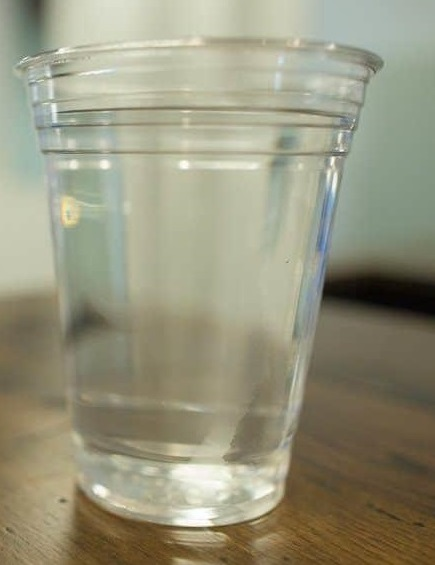
//> input picture bdd/7.jpg, 435 x 565 px
$ ./Source   (built with g++ and OpenCV 4)
//> lines starting //> are read from the running program, lines starting //| are printed output that depends on the picture; after the words box and inside, x2 and y2 are one past the last pixel; in counts of white or black regions, pixels touching at a corner belong together

#include <opencv2/imgcodecs.hpp>
#include <opencv2/highgui.hpp>
#include <opencv2/core/core.hpp>
#include <opencv2/imgproc/imgproc.hpp>
#include <opencv2/core/types.hpp>
#include <iostream>
using namespace std;
using namespace cv;


/*************************affichage*******************************/
void afficher_image(Mat image, string nom) {
	imshow(nom, image);
}
/************************binarisation******************************/
/*Fonction qui permet de faire un binarisation d'image grace a opencv*/
Mat binarisationCV(Mat& img) {
	Mat image_f;
	adaptiveThreshold(img, image_f, 255, ADAPTIVE_THRESH_GAUSSIAN_C, THRESH_BINARY_INV, 5, 2);
	return image_f;
}
/***********************filtre de lissage***********************/
/*filtre gaussien de taille 5*5*/
Mat GaussianFilter(Mat& image) {
	// flouter l'image avec le filtre gaussien ( kernel size = 3 )
	GaussianBlur(image, image, Size(5, 5), 0, 0, BORDER_DEFAULT);

	return image;
}
/*filtre moyenneur */
Mat MoyenneurFilter(Mat& image) {
	Mat image_f;
	// flouter l'image avec le filtre moyenneur ( kernel size = 3 )
	blur(image, image_f, Size(3, 3));
	return image_f;
}

/*filtre floutage avec addition*/
Mat flouterAvecAddition(Mat& image) {
	// flouter avce la somme de l'image pricipale avec un poid de 1.5 et l'image gaussienne avec -0.5 et un gama de 0.0
	Mat image_f, gaussien;
	gaussien = GaussianFilter(image);
	double image1Weight = 1.5, image2Weight = -0.5, gama=0.0;
	addWeighted(image , image1Weight , gaussien, image2Weight, gama, image_f);
	return image_f;
}

/*fonction qui permet de detecter les lignes avec la transformer de hough*/
vector<Vec4i> ligneHough(Mat& image) {
	double rho = 1.0, theta = CV_PI/180 , min_line_length = 120, max_line_gap=40;
	int threshold = 10;
	vector<Vec4i> lines;
	HoughLinesP(image, lines, rho, theta, threshold, min_line_length, max_line_gap);
	return lines;
}


// affichage des lignes sur l'image
void afficherImageAvecLigne(Mat image, vector<Vec4i> lines,string nom) {
	Mat color_dst;
	cvtColor(image, color_dst, COLOR_GRAY2BGR);
	for (size_t i = 0; i < lines.size(); i++)
	{
		line(color_dst, Point(lines[i][0], lines[i][1]),
		Point(lines[i][2], lines[i][3]), Scalar(0, 0, 255), 3, 8);
	}

	afficher_image(color_dst,nom);
}

//garder que les lignes horizontaux
vector<Vec4i> horizontalLines(vector<Vec4i>& lignes, int degree_max=0) {
	vector<Vec4i> lignesH;
	Vec4i vec;
	double degree;
	int a, b;
	for (size_t i = 0; i < lignes.size(); i++)
	{

		a = abs(lignes[i][1] - lignes[i][3]);
		b = abs(lignes[i][0] - lignes[i][2]);
		degree = 0;
		if (a == 0) {
			degree = 0;
		}
		if (b==0) {
			degree = 180;
		}
		else {
			degree = atan(a / b) * 180 / CV_PI;
		}
		if (degree<=degree_max) {
			  lignesH.push_back(Vec4i(lignes[i][0], lignes[i][1], lignes[i][2], lignes[i][3]));
		}


	}
	return lignesH;
}
//x1 minimum dans les lignes
int min_x(vector<Vec4i>& lignes) {
	int minimum = lignes[0][0];
	for (size_t i = 0; i < lignes.size(); i++)
	{
		if (minimum > lignes[i][0]) {
			minimum = lignes[i][0];
		}
	}
	return minimum;
}
//y1 minimum dans les lignes
int min_y(vector<Vec4i>& lignes) {
	int minimum = lignes[0][1];
	for (size_t i = 0; i < lignes.size(); i++)
	{
		if (minimum > lignes[i][1]) {
			minimum = lignes[i][1];
		}
	}
	return minimum;
}

// x2 maximum dans les lignes
int max_x(vector<Vec4i>& lignes) {
	int maximum = lignes[0][2];
	for (size_t i = 0; i < lignes.size(); i++)
	{
		if (maximum < lignes[i][2]) {
			maximum = lignes[i][2];
		}
	}
	return maximum;
}
// y2 maximum dans les lignes
int max_y(vector<Vec4i>& lignes) {
	int maximum = lignes[0][3];
	for (size_t i = 0; i < lignes.size(); i++)
	{
		if (maximum < lignes[i][3]) {
			maximum = lignes[i][3];
		}
	}
	return maximum;
}
bool checkVelueVI(vector<int> vecteur, int value) {
	for (vector<int>::iterator i = vecteur.begin(); i != vecteur.end();i++) {
		if (value == *i) {
			return true;
		}
	}
	return false;
}


//regrouper ligne et retourner une liste de lignes horizontaux qui regroupe tout les lignes
vector<Vec4i> regrouperLignes(vector<Vec4i> lignes,  int seuil) {

	vector<Vec4i> lignes1, lignesF;
	vector<vector<int>> new_ligne_dic;
	vector<int> visiter;
	double dist;
	int l = 0,minx,maxx,miny,maxy,moyy;
	//reegroupement de tout les lignes avec une distance de seuille entre elles
	for (size_t i = 0; i < lignes.size() - 1; i++)
	{
		if (checkVelueVI(visiter, i)) {
			continue;
		}
		else {

			seuil *= 0.9;
			new_ligne_dic.push_back(vector<int>());
			visiter.push_back(i);

			for (size_t j = i + 1; j < lignes.size(); j++) {
				dist = abs(lignes[i][1] - lignes[j][1]);
				if (dist< seuil) {
					new_ligne_dic.at(l).push_back(j);
					visiter.push_back(j);
				}
			}
			l++;
		}
	}

	//regroupement de toutes les lignes avec une distance seuille, nous les transformant a une seul lignes en prenant le min et le max de x, ensuite la moyenne de maxy miny pour etre au milieu
	for (size_t i = 0; i < new_ligne_dic.size(); i++)
	{
		for (size_t j = 0; j < new_ligne_dic.at(i).size(); j++)
		{
			lignes1.push_back(lignes.at(new_ligne_dic.at(i).at(j)));
		}
		minx = min_x(lignes1);
		maxx = max_x(lignes1);
		miny = min_y(lignes1);
		maxy = max_y(lignes1);
		moyy = int( miny+(maxy-miny)/2);
		lignesF.push_back(Vec4i(minx, moyy,maxx,moyy));
		lignes1.clear();
	}
	return lignesF;
}


//detection de la ligne la qui contient le y minimum et supperieur a 60 (20 pourcent )
Vec4i niveauEau(vector<Vec4i>& lignes) {
	Vec4i niveauE;
	//prendre que les lignes a partir de 20 pourcent de notre verre
	int pourcentageVideHaut = 60;
	int minimum = 450;

	for (size_t i = 0; i < lignes.size(); i++)
	{

		if (minimum > lignes[i][1] && minimum >= pourcentageVideHaut && lignes[i][1]>= pourcentageVideHaut) {
			minimum = lignes[i][1];
			niveauE = lignes.at(i);
		}
	}
	return niveauE;
}
// detection de la ligne qui contiant le y maximum
Vec4i BasVerre(vector<Vec4i>& lignes) {
	Vec4i niveauV;
	int maximum = 0;
	for (size_t i = 0; i < lignes.size(); i++)
	{
		if (maximum < lignes[i][1]) {
			maximum = lignes[i][1];
			niveauV = lignes.at(i);
		}
	}
	return niveauV;
}
// on pose que 15 pourcent du verre d'en haut est vide et on selectionne la premiere ligne apres les 15 pourcent qui est le niveau d'eau et la derniere ligne qui est le bas du verre
vector<Vec4i> trierLignes(vector<Vec4i> lignes) {
	Vec4i niveau_Eau = niveauEau(lignes); //detection du niveau d'eau
	Vec4i niveau_Bas_Verre = BasVerre(lignes);//detection du bas du verre
	vector<Vec4i> resultFinal;
	resultFinal.push_back(niveau_Eau);
	resultFinal.push_back(niveau_Bas_Verre);
	return resultFinal;
}
// remplir l'interface de l'eau avec une couleur bleur
Mat remplirSurface(Mat& image, vector<Vec4i> vecteur) {

	Mat imageF;
	cvtColor(image, imageF, COLOR_GRAY2BGR);
	Rect rec = Rect(vecteur[0][0], vecteur[0][1], vecteur[0][2], vecteur[1][3]);
	cout << vecteur.at(0)<< endl<<vecteur.at(1);
	//dessiner le rectangle
	rectangle(imageF,rec, Scalar(255, 0, 0), 3,8 ,0);
	int index = vecteur[0][1];
	while (index <= vecteur[1][3])
	{
		//remplir le rectangle
		line(imageF, Point(vecteur[0][0], index), Point(vecteur[0][2], index), Scalar(255, 0, 0), 2, 8, 0);
		index+=10;
	}
	return imageF;
}
int main()
{
	/****************variables**************/
	Mat image1, LoadedImage, gray, gaussien, moyenneur, bin, somme , avecRec;
	vector<Vec4i> lines,lignesH, ligneHRegroupe, ligneFinal;

	/*******************Etape1*********************/
	//charger l'image et la mettre en gris directement
	image1 = cv::imread("C:/Users/younes/Desktop/projetImage/7.jpg", IMREAD_COLOR);
//> image1 is the input picture: 565 rows x 435 cols, CV_8UC3; mean B, G, R 125.8, 148.9, 150.9
	//afficher_image(image1, "originale");
	//redimensionner l'image en 300*450
	resize(image1, LoadedImage, Size(300, 450));
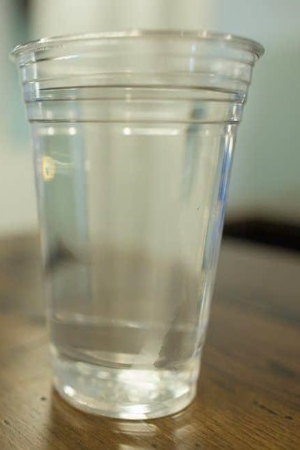
//> LoadedImage: 450 rows x 300 cols, CV_8UC3; mean B, G, R 125.7, 148.8, 150.8
	afficher_image(LoadedImage, "originale");
	//transformation en gris
	cvtColor(LoadedImage,gray, COLOR_BGR2GRAY);
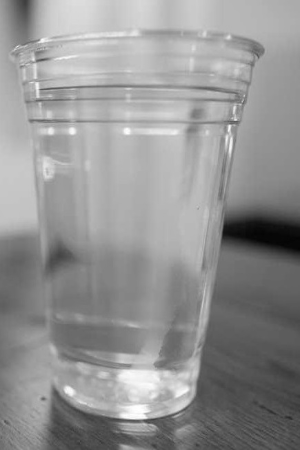
//> gray: 450 rows x 300 cols, CV_8UC1; min 3, max 255, mean 146.8
	//appliquer la somme entre l'image et son filtre gaussien
	somme = flouterAvecAddition(gray);
	//appliquer un filtre moyenneur
	moyenneur = MoyenneurFilter(somme);
	//reapliquer le filtre gaussien
	gaussien = GaussianFilter(moyenneur);
	//binarisation de l'image
	bin = binarisationCV(gaussien);
//> in binarisationCV, `adaptiveThreshold(img, image_f, 255, ADAPTIVE_THRESH_GAUSSIAN_C, THRES..`:
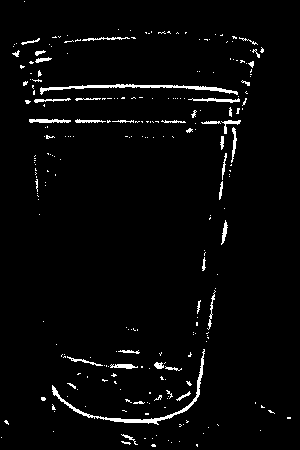
//> image_f: 450 rows x 300 cols, CV_8UC1; 3% white in thin lines or dots

	/*******************Etape2*********************/
	//appliquer la transformer de hough sur l'image afin d'extraire les lignes
	lines=ligneHough(bin);
//> in ligneHough, `HoughLinesP(image, lines, rho, theta, threshold, min_line_length, max_..`: lines = 11 lines (x1, y1, x2, y2), first 8: [29, 120, 237, 124], [82, 85, 216, 87], [219, 199, 239, 37], [229, 176, 255, 42], [195, 401, 226, 222], [54, 411, 180, 426], [23, 85, 225, 89], [63, 357, 202, 372]
//> lines = 11 items, first 8: [29, 120, 237, 124], [82, 85, 216, 87], [219, 199, 239, 37], [229, 176, 255, 42], [195, 401, 226, 222], [54, 411, 180, 426], [23, 85, 225, 89], [63, 357, 202, 372]
	// affichage de l'image
	//garder que les lignes horizontaux de degree max de 40
	lignesH= horizontalLines(lines,40);
//> the loop in horizontalLines, `for (size_t i = 0; i < lignes.size(); i++)` made 11 passes
//> (a, b, degree) on passes 1 to 8: (4, 208, 0), (2, 134, 0), (162, 20, 82.87), (134, 26, 78.69), (179, 31, 78.69), (15, 126, 0), (4, 202, 0), (15, 139, 0)
//> lignesH = 7 items: [29, 120, 237, 124], [82, 85, 216, 87], [54, 411, 180, 426], [23, 85, 225, 89], [63, 357, 202, 372], [29, 119, 238, 122], [54, 389, 190, 355]
	//affichage avec les lignes horizontaux
	/*********************etape 3**********************/
	//regrouper les lignes detecter et choisir que la ligne du niveau d'eau et le bas du verre
	ligneHRegroupe = regrouperLignes(lignesH, 80);
//> the loop in regrouperLignes, `for (size_t i = 0; i < lignes.size() - 1; i++)` made 6 passes
//> (seuil, dist, l) on passes 1, 3: (72, 269, 1), (64, 22, 2)
//> after the loop in regrouperLignes, `for (size_t i = 0; i < lignes.size() - 1; i++)`: visiter = [0, 1, 3, 5, 2, 4, 6]; seuil = 64; dist = 22; l = 2
//> ligneHRegroupe = 2 items: [23, 103, 238, 103], [54, 364, 202, 364]
	//affichage de l<image
	afficherImageAvecLigne(gray, ligneHRegroupe,"regroupement lignes");
//> the loop in afficherImageAvecLigne, `for (size_t i = 0; i < lines.size(); i++)` made 2 passes
//> after the loop in afficherImageAvecLigne, `for (size_t i = 0; i < lines.size(); i++)`:
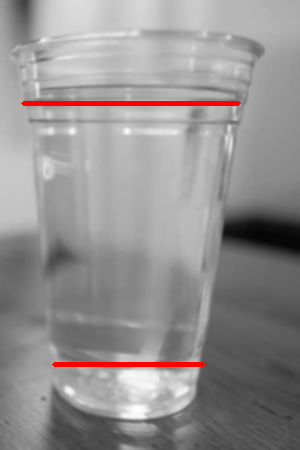
//> color_dst: 450 rows x 300 cols, CV_8UC3; mean B, G, R 144.6, 144.6, 148.1
	// choisir que la ligne du haut et la ligne du bas
	ligneFinal = trierLignes(ligneHRegroupe);
//> the loop in niveauEau, `for (size_t i = 0; i < lignes.size(); i++)` made 2 passes
//> (minimum, niveauE) on pass 1: (103, [23, 103, 238, 103])
//> after the loop in niveauEau, `for (size_t i = 0; i < lignes.size(); i++)`: minimum = 103
//> in trierLignes, `Vec4i niveau_Eau = niveauEau(lignes);`: niveau_Eau = [23, 103, 238, 103]
//> the loop in BasVerre, `for (size_t i = 0; i < lignes.size(); i++)` made 2 passes
//> (maximum, niveauV) on passes 1 to 2: (103, [23, 103, 238, 103]), (364, [54, 364, 202, 364])
//> after the loop in BasVerre, `for (size_t i = 0; i < lignes.size(); i++)`: maximum = 364
//> in trierLignes, `Vec4i niveau_Bas_Verre = BasVerre(lignes);`: niveau_Bas_Verre = [54, 364, 202, 364]
//> in trierLignes, `resultFinal.push_back(niveau_Eau);`: resultFinal = 1 item: [23, 103, 238, 103]
//> in trierLignes, `resultFinal.push_back(niveau_Bas_Verre);`: resultFinal = 2 items: [23, 103, 238, 103], [54, 364, 202, 364]
//> ligneFinal = 2 items: [23, 103, 238, 103], [54, 364, 202, 364]
	//affichage avec les lignes horizontaux
	afficherImageAvecLigne(gray, ligneFinal,"resultat final des lignes");
//> the loop in afficherImageAvecLigne (call 2), `for (size_t i = 0; i < lines.size(); i++)` made 2 passes
	//affichage de l'image avec rectangle de la surface de l'eau
	avecRec = remplirSurface(gray, ligneFinal);
//> in remplirSurface, `Rect rec = Rect(vecteur[0][0], vecteur[0][1], vecteur[0][2], vecteur[1..`: rec = Rect(23, 103, 238, 364)
//| [23, 103, 238, 103]
//| [54, 364, 202, 364]
//> in remplirSurface, `rectangle(imageF,rec, Scalar(255, 0, 0), 3,8 ,0);`:
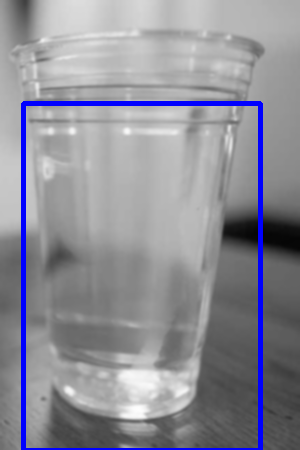
//> imageF: 450 rows x 300 cols, CV_8UC3; mean B, G, R 151.4, 141.8, 141.8
//> in remplirSurface, `int index = vecteur[0][1];`: index = 103
//> the loop in remplirSurface, `while (index <= vecteur[1][3])` made 27 passes
//> index on passes 1 to 8: 113, 123, 133, 143, 153, 163, 173, 183
//> after the loop in remplirSurface, `while (index <= vecteur[1][3])`:
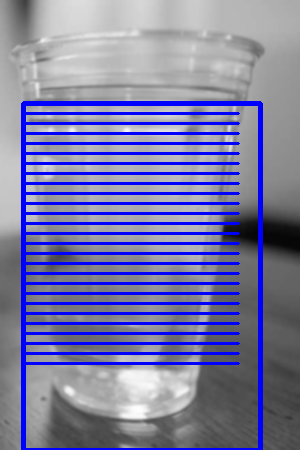
//> imageF: 450 rows x 300 cols, CV_8UC3; 12.33% of pixels changed, all inside (x1, y1, x2, y2) = (26, 112, 240, 365)
//> after the loop in remplirSurface, `while (index <= vecteur[1][3])`: index = 373
	afficher_image(avecRec, "image avec la surface de l'eau");
	waitKey(0);
}

$ run again, with bdd/0.jpg copied over bdd/7.jpg
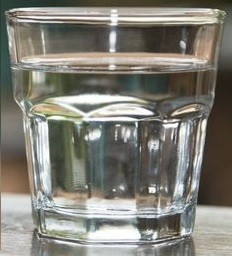
//> input picture bdd/0.jpg, 232 x 256 px
//> image1 is the input picture: 256 rows x 232 cols, CV_8UC3; mean B, G, R 118.1, 127, 128.5
//> in binarisationCV, `adaptiveThreshold(img, image_f, 255, ADAPTIVE_THRESH_GAUSSIAN_C, THRES..`:
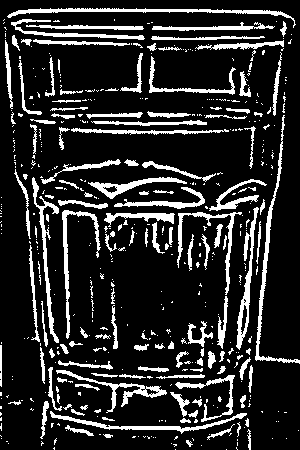
//> image_f: 450 rows x 300 cols, CV_8UC1; 16.3% white; 482 white regions (351 under 20 px), largest, box (x1, y1, x2, y2) and area: (7, 8, 296, 28) 995, (255, 115, 300, 364) 946, (236, 207, 259, 350) 784
//> in ligneHough, `HoughLinesP(image, lines, rho, theta, threshold, min_line_length, max_..`: lines = 155 lines (x1, y1, x2, y2), first 8: [5, 40, 154, 45], [208, 426, 238, 184], [21, 182, 46, 420], [222, 434, 262, 182], [152, 242, 172, 9], [28, 233, 221, 199], [212, 436, 229, 277], [13, 25, 285, 30]
//> `lines=ligneHough(bin);`: lines = 155 items, first 8: [5, 40, 154, 45], [208, 426, 238, 184], [21, 182, 46, 420], [222, 434, 262, 182], [152, 242, 172, 9], [28, 233, 221, 199], [212, 436, 229, 277], [13, 25, 285, 30]
//> the loop in horizontalLines, `for (size_t i = 0; i < lignes.size(); i++)` made 155 passes
//> (a, b, degree) on passes 1 to 8: (5, 149, 0), (242, 30, 82.87), (238, 25, 83.66), (252, 40, 80.54), (233, 20, 84.81), (34, 193, 0), (159, 17, 83.66), (5, 272, 0)
//> after the loop in horizontalLines, `for (size_t i = 0; i < lignes.size(); i++)`: lignesH = 84 items, first 8: [5, 40, 154, 45], [28, 233, 221, 199], [13, 25, 285, 30], [5, 31, 227, 38], [29, 250, 289, 16], [17, 178, 273, 201], [13, 12, 222, 9], [88, 435, 265, 281]
//> the loop in regrouperLignes, `for (size_t i = 0; i < lignes.size() - 1; i++)` made 83 passes
//> (seuil, dist) on passes 1, 2, 8, 9, 18, 47: (72, 298), (64, 105), (57, 97), (51, 22), (45, 223), (40, 176)
//> after the loop in regrouperLignes, `for (size_t i = 0; i < lignes.size() - 1; i++)`: visiter = 100 values, max 83 at index 81, min 0 at index 0, mean 42.54; seuil = 40; dist = 176; l = 6
//> ligneHRegroupe = 6 items: [4, 50, 289, 50], [0, 256, 289, 256], [0, 405, 299, 405], [0, 361, 299, 361], [8, 111, 276, 111], [17, 209, 275, 209]
//> the loop in afficherImageAvecLigne, `for (size_t i = 0; i < lines.size(); i++)` made 6 passes
//> the loop in niveauEau, `for (size_t i = 0; i < lignes.size(); i++)` made 6 passes
//> (minimum, niveauE) on passes 2, 5: (256, [0, 256, 289, 256]), (111, [8, 111, 276, 111])
//> after the loop in niveauEau, `for (size_t i = 0; i < lignes.size(); i++)`: minimum = 111
//> niveau_Eau = [8, 111, 276, 111]
//> the loop in BasVerre, `for (size_t i = 0; i < lignes.size(); i++)` made 6 passes
//> (maximum, niveauV) on passes 1 to 3: (50, [4, 50, 289, 50]), (256, [0, 256, 289, 256]), (405, [0, 405, 299, 405])
//> after the loop in BasVerre, `for (size_t i = 0; i < lignes.size(); i++)`: maximum = 405
//> niveau_Bas_Verre = [0, 405, 299, 405]
//> in trierLignes, `resultFinal.push_back(niveau_Eau);`: resultFinal = 1 item: [8, 111, 276, 111]
//> in trierLignes, `resultFinal.push_back(niveau_Bas_Verre);`: resultFinal = 2 items: [8, 111, 276, 111], [0, 405, 299, 405]
//> the loop in afficherImageAvecLigne (call 2), `for (size_t i = 0; i < lines.size(); i++)` made 2 passes
//> rec = Rect(8, 111, 276, 405)
//| [8, 111, 276, 111]
//| [0, 405, 299, 405]
//> in remplirSurface, `int index = vecteur[0][1];`: index = 111
//> the loop in remplirSurface, `while (index <= vecteur[1][3])` made 30 passes
//> index on passes 1 to 8: 121, 131, 141, 151, 161, 171, 181, 191
//> after the loop in remplirSurface, `while (index <= vecteur[1][3])`:
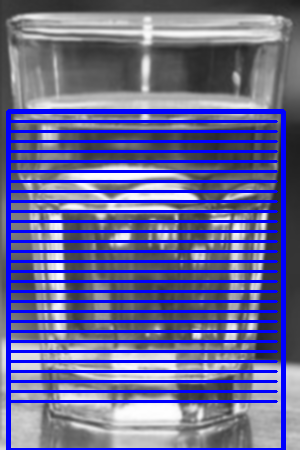
//> imageF: 450 rows x 300 cols, CV_8UC3; mean B, G, R 153.3, 99.5, 99.5
//> after the loop in remplirSurface, `while (index <= vecteur[1][3])`: index = 411

$ run again, with bdd/1.jpg copied over bdd/7.jpg
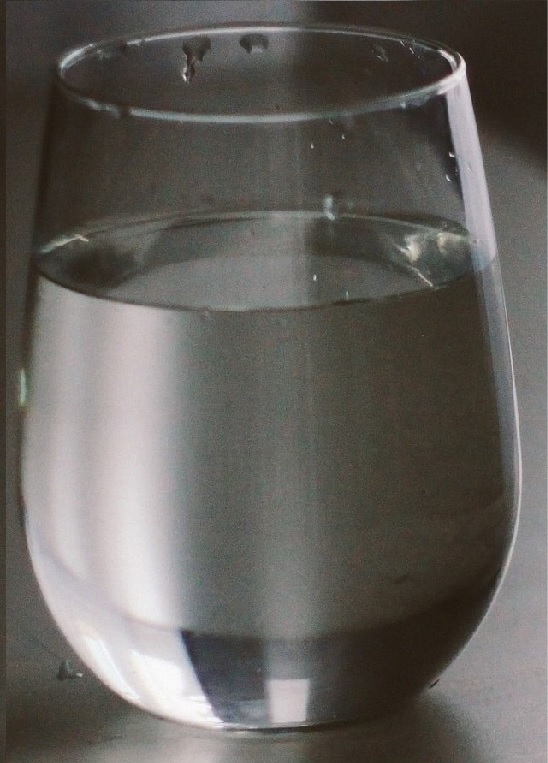
//> input picture bdd/1.jpg, 548 x 763 px
//> image1 is the input picture: 763 rows x 548 cols, CV_8UC3; mean B, G, R 92.2, 96.7, 100
//> in binarisationCV, `adaptiveThreshold(img, image_f, 255, ADAPTIVE_THRESH_GAUSSIAN_C, THRES..`:
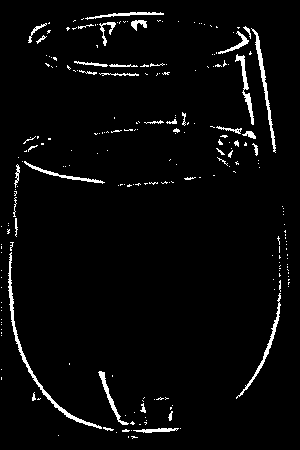
//> image_f: 450 rows x 300 cols, CV_8UC1; 3.4% white in thin lines or dots
//> in ligneHough, `HoughLinesP(image, lines, rho, theta, threshold, min_line_length, max_..`: lines = 7 lines (x1, y1, x2, y2): [237, 27, 258, 160], [9, 295, 18, 157], [136, 122, 273, 131], [236, 33, 259, 167], [18, 170, 138, 185], [8, 287, 16, 165], [1, 377, 1, 226]
//> `lines=ligneHough(bin);`: lines = 7 items: [237, 27, 258, 160], [9, 295, 18, 157], [136, 122, 273, 131], [236, 33, 259, 167], [18, 170, 138, 185], [8, 287, 16, 165], [1, 377, 1, 226]
//> the loop in horizontalLines, `for (size_t i = 0; i < lignes.size(); i++)` made 7 passes
//> (a, b, degree) on passes 1 to 6: (133, 21, 80.54), (138, 9, 86.19), (9, 137, 0), (134, 23, 78.69), (15, 120, 0), (122, 8, 86.19)
//> lignesH = 2 items: [136, 122, 273, 131], [18, 170, 138, 185]
//> the loop in regrouperLignes, `for (size_t i = 0; i < lignes.size() - 1; i++)` made 1 pass
//> (seuil, dist, l) on pass 1: (72, 48, 1)
//> after the loop in regrouperLignes, `for (size_t i = 0; i < lignes.size() - 1; i++)`: visiter = [0, 1]; seuil = 72; dist = 48; l = 1
//> ligneHRegroupe = 1 item: [18, 177, 138, 177]
//> the loop in afficherImageAvecLigne, `for (size_t i = 0; i < lines.size(); i++)` made 1 pass
//> the loop in niveauEau, `for (size_t i = 0; i < lignes.size(); i++)` made 1 pass
//> (minimum, niveauE) on pass 1: (177, [18, 177, 138, 177])
//> after the loop in niveauEau, `for (size_t i = 0; i < lignes.size(); i++)`: minimum = 177
//> niveau_Eau = [18, 177, 138, 177]
//> the loop in BasVerre, `for (size_t i = 0; i < lignes.size(); i++)` made 1 pass
//> after the loop in BasVerre, `for (size_t i = 0; i < lignes.size(); i++)`: maximum = 177
//> niveau_Bas_Verre = [18, 177, 138, 177]
//> in trierLignes, `resultFinal.push_back(niveau_Eau);`: resultFinal = 1 item: [18, 177, 138, 177]
//> in trierLignes, `resultFinal.push_back(niveau_Bas_Verre);`: resultFinal = 2 items: [18, 177, 138, 177], [18, 177, 138, 177]
//> the loop in afficherImageAvecLigne (call 2), `for (size_t i = 0; i < lines.size(); i++)` made 2 passes
//> rec = Rect(18, 177, 138, 177)
//| [18, 177, 138, 177]
//| [18, 177, 138, 177]
//> in remplirSurface, `rectangle(imageF,rec, Scalar(255, 0, 0), 3,8 ,0);`:
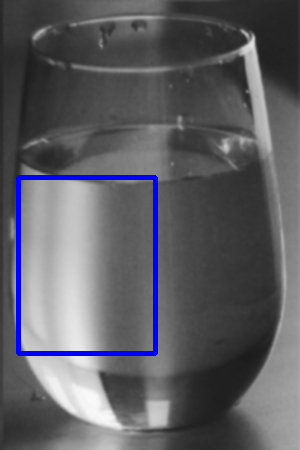
//> imageF: 450 rows x 300 cols, CV_8UC3; mean B, G, R 99.9, 94, 94
//> in remplirSurface, `int index = vecteur[0][1];`: index = 177
//> the loop in remplirSurface, `while (index <= vecteur[1][3])` made 1 pass
//> index on pass 1: 187
//> after the loop in remplirSurface, `while (index <= vecteur[1][3])`: index = 187
